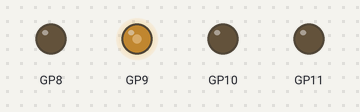
Bench run of a program on a simulated Raspberry Pi Pico running MicroPython. Shown: output pins drawn as LEDs (lit = HIGH). What the program prints to the serial console is not drawn. At 16.0 s the program stops and its outputs stay as they are.

Above: at 0.1 s.
At 2.1 s:
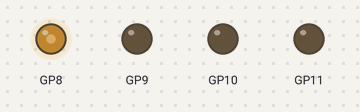
At 4.1 s:
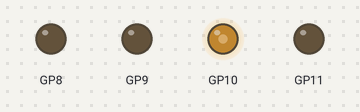
At 8.1 s:
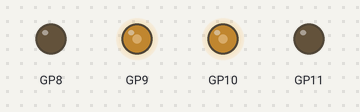
At 12.1 s:
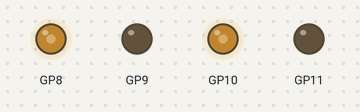
At 15.6 s:
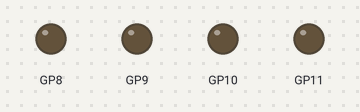
Timing chart, 0 to 17.1 s (numbered marks = the images above):
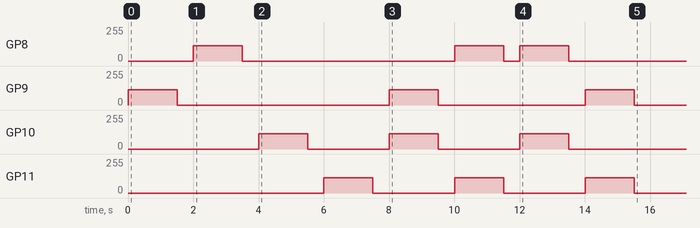

The program:

gate3_motors.py
```python
"""
Gate 3 — Motor Driver Test
Checks: Both motor channels forward/backward, pivots

⚠ Elevate wheels off the ground before running!

Pass criteria:
  - All 8 movement patterns verified visually
  - If motor spins wrong direction, swap M+/M− at terminal

Tip: Use Robo Pico hardware test buttons (M1A/M1B/M2A/M2B) first.
"""

import time
import sys

sys.path.insert(0, "/lib")
sys.path.insert(0, ".")

from config import MOTOR_LEFT_A, MOTOR_LEFT_B, MOTOR_RIGHT_A, MOTOR_RIGHT_B
from motor import Motor


def run():
    print("=" * 40)
    print("GATE 3: Motor Driver Test")
    print("=" * 40)
    print("  ⚠ Wheels should be OFF the ground!")
    print()

    ml = Motor(MOTOR_LEFT_A, MOTOR_LEFT_B)
    mr = Motor(MOTOR_RIGHT_A, MOTOR_RIGHT_B)
    speed = 45  # % — moderate speed for testing
    duration = 1.5

    patterns = [
        ("Left FORWARD",   (speed, 0)),
        ("Left BACKWARD",  (-speed, 0)),
        ("Right FORWARD",  (0, speed)),
        ("Right BACKWARD", (0, -speed)),
        ("BOTH FORWARD",   (speed, speed)),
        ("BOTH BACKWARD",  (-speed, -speed)),
        ("PIVOT LEFT",     (-speed, speed)),
        ("PIVOT RIGHT",    (speed, -speed)),
    ]

    for i, (name, (ls, rs)) in enumerate(patterns, 1):
        print(f"  [{i}/8] {name}...", end=" ")
        ml.drive(ls)
        mr.drive(rs)
        time.sleep(duration)
        ml.brake()
        mr.brake()
        print("done")
        time.sleep(0.5)

    ml.deinit()
    mr.deinit()

    print("-" * 40)
    print("GATE 3: PASSED ✓ (requires visual confirmation of all 8 patterns)")
    print()
    print("  If a motor spins the wrong direction:")
    print("  → Swap M+/M− wires at the Robo Pico screw terminal")
    print()
    return True


if __name__ == "__main__":
    run()
```

config.py
```python
"""
siot-pico-bot: Hardware Configuration
Central pin definitions and constants for the Robo Pico platform.

Hardware:
  - Cytron Robo Pico (MX1515H motor driver)
  - Raspberry Pi Pico W
  - TT Metal Gear Motor w/ Hall Encoder (×2)
  - MPU6050 IMU (GY-521)
  - Cytron Aluminum 2WD TT Chassis
"""

# ──────────────────────────────────────────────
# Motor Driver (MX1515H on Robo Pico)
# ──────────────────────────────────────────────
MOTOR_LEFT_A  = 9    # GP9  — M1A (forward)  [swapped: motor spins reversed]
MOTOR_LEFT_B  = 8    # GP8  — M1B (backward) [swapped: motor spins reversed]
MOTOR_RIGHT_A = 10   # GP10 — M2A (forward)
MOTOR_RIGHT_B = 11   # GP11 — M2B (backward)
MOTOR_PWM_FREQ = 1000  # Hz (MX1515H supports up to 20kHz)

# ──────────────────────────────────────────────
# Hall Encoders (TT Motor, PH2.0-6PIN)
#   Wiring: V→3V3, G→GND, H1→Ch_A, H2→Ch_B
# ──────────────────────────────────────────────
ENC_LEFT_A  = 16   # GP16 — Left Hall H1 (Grove 4, Channel A)
ENC_LEFT_B  = 17   # GP17 — Left Hall H2 (Grove 4, Channel B)
ENC_RIGHT_A = 4    # GP4  — Right Hall H1 (Grove 3, Channel A)
ENC_RIGHT_B = 5    # GP5  — Right Hall H2 (Grove 3, Channel B)
ENC_LEFT_INVERT  = True   # Left encoder sign inverted (motor pins swapped GP8↔GP9)
ENC_RIGHT_INVERT = False  # Right encoder sign matches motor direction

# ──────────────────────────────────────────────
# Encoder Constants
# ──────────────────────────────────────────────
ENCODER_MAG_PULSES = 6       # Magnetic ring pulses per motor rev
GEAR_RATIO         = 42      # 1:42 gearbox
TICKS_PER_REV      = ENCODER_MAG_PULSES * GEAR_RATIO  # 252 (single-phase)
TICKS_PER_REV_QUAD = TICKS_PER_REV * 4                # 1008 (quadrature 4×)

# ──────────────────────────────────────────────
# Wheel / Chassis Geometry
# ──────────────────────────────────────────────
WHEEL_DIAMETER_MM    = 65.0
WHEEL_CIRCUMFERENCE  = 3.14159265 * WHEEL_DIAMETER_MM  # ~204.2 mm
MM_PER_TICK          = WHEEL_CIRCUMFERENCE / TICKS_PER_REV  # ~0.81 mm
TRACK_WIDTH_MM       = 150.0   # Distance between wheel centers (measure yours)

# ──────────────────────────────────────────────
# IMU — MPU6050 via I2C
# ──────────────────────────────────────────────
I2C_ID    = 0
I2C_SDA   = 0     # GP0 — Grove 1 SDA (I2C0)
I2C_SCL   = 1     # GP1 — Grove 1 SCL (I2C0)
I2C_FREQ  = 400000

MPU6050_ADDR    = 0x68
MPU6050_WHO_AM_I = 0x75
MPU6050_PWR_MGMT = 0x6B
MPU6050_ACCEL_X  = 0x3B   # 14 bytes: accel(6) + temp(2) + gyro(6)
MPU6050_GYRO_Z_H = 0x47   # 2 bytes: gyro Z high + low

# Sensitivity at default ranges
ACCEL_SCALE = 16384.0   # LSB/g  (±2g range)
GYRO_SCALE  = 131.0     # LSB/(°/s) (±250°/s range)

# ──────────────────────────────────────────────
# Onboard Peripherals (Robo Pico)
# ──────────────────────────────────────────────
NEOPIXEL_PIN   = 18   # GP18 — 2× WS2812 RGB LEDs
NEOPIXEL_COUNT = 2
BUZZER_PIN     = 22   # GP22 — Piezo buzzer (check mute switch!)
BUTTON_A_PIN   = 20   # GP20 — Programmable button A
BUTTON_B_PIN   = 21   # GP21 — Programmable button B

# ──────────────────────────────────────────────
# Servo Ports
# ──────────────────────────────────────────────
SERVO_PINS = [12, 13, 14, 15]  # GP12–GP15

# ──────────────────────────────────────────────
# WiFi (Phase 2)
# ──────────────────────────────────────────────
WIFI_AP_SSID_PREFIX = "RoboPico"      # MAC suffix appended: "RoboPico-XXXX"
WIFI_AP_PASSWORD    = "robopico1"
WIFI_AP_IP          = "192.168.4.1"   # Pico W AP default (not set manually)
HTTP_PORT           = 80

# ──────────────────────────────────────────────
# Motor Safety (K-8 classroom safety cap)
# ──────────────────────────────────────────────
# K-8 safety: maximum motor speed as a percentage (0–100).
# Applied inside MotorHAL.drive() — cannot be bypassed by higher layers.
# 70% reduces collision energy while keeping movement engaging.
# Adjust per school environment if needed.
MOTOR_MAX_SPEED_PCT = 70

# ──────────────────────────────────────────────
# PID Defaults (Gate 6) — tune for your motors
# ──────────────────────────────────────────────
PID_KP = 1.5
PID_KI = 0.8
PID_KD = 0.05
PID_LOOP_HZ = 20
PID_TARGET_RPM = 60

# ──────────────────────────────────────────────
# Sensor Pins — confirm with actual hardware before use
# ──────────────────────────────────────────────
# IR Line Sensors (analog ADC).
# Pico W ADC-capable pins: GP26, GP27, GP28 only.
# GP26 + GP27 are used by right encoder; GP28 is free.
# For 3-channel IR array, a sensor with I2C multiplexer or
# digital output (e.g. TCRT5000 with comparator) may be needed.
# Default: single channel on GP28; update for actual hardware.
IR_PINS = [28]             # ADC-capable pin(s) for IR line sensors

# Ultrasonic distance sensor (HC-SR04 style).
# Uses two free digital GPIO. GP2/GP3 are available.
ULTRASONIC_TRIG = 2        # GP2 — trigger output
ULTRASONIC_ECHO = 3        # GP3 — echo input

# Color / light sensor.
# Option A: Analog light sensor on ADC pin (uses GP28 if IR not active)
# Option B: I2C TCS34725 — shares I2C0 bus with IMU (addr 0x29, no conflict)
# Set COLOR_ANALOG_PIN to a GPIO number for analog mode,
# or set to None and pass i2c to ColorSensor for I2C mode.
COLOR_ANALOG_PIN = None    # None = I2C TCS34725 mode; set to ADC pin for analog

# ──────────────────────────────────────────────
# Autonomous Mission Defaults (Gate 9)
# ──────────────────────────────────────────────
MISSION_SIDE_MM     = 500    # 50 cm square
MISSION_TURN_DEG    = 90
MISSION_DRIVE_SPEED = 40     # % PWM
MISSION_TURN_SPEED  = 50     # % PWM
MISSION_TURN_TOL    = 1.0    # degrees
```

motor.py
```python
"""
motor.py — DC Motor driver for Cytron Robo Pico (MX1515H)

MX1515H Truth Table:
  A=HIGH, B=LOW  → Forward
  A=LOW,  B=HIGH → Backward
  A=LOW,  B=LOW  → Brake
  A=HIGH, B=HIGH → Coast (Hi-Z)

Usage:
  from motor import Motor
  m = Motor(8, 9)       # GP8=M1A, GP9=M1B
  m.drive(50)           # 50% forward
  m.drive(-30)          # 30% backward
  m.brake()
"""

from machine import Pin, PWM


class Motor:
    """Single DC motor channel on the MX1515H H-bridge."""

    def __init__(self, pin_a: int, pin_b: int, freq: int = 1000):
        """
        Args:
            pin_a: GPIO for forward (e.g. GP8 for M1A)
            pin_b: GPIO for backward (e.g. GP9 for M1B)
            freq:  PWM frequency in Hz (default 1000)
        """
        self._pwm_a = PWM(Pin(pin_a))
        self._pwm_b = PWM(Pin(pin_b))
        self._pwm_a.freq(freq)
        self._pwm_b.freq(freq)
        self.brake()

    def drive(self, speed: float):
        """
        Drive motor at given speed.

        Args:
            speed: -100.0 to +100.0 (negative = backward)
        """
        speed = max(-100.0, min(100.0, speed))
        duty = int(abs(speed) / 100.0 * 65535)

        if speed > 0:
            self._pwm_a.duty_u16(duty)
            self._pwm_b.duty_u16(0)
        elif speed < 0:
            self._pwm_a.duty_u16(0)
            self._pwm_b.duty_u16(duty)
        else:
            self.brake()

    def brake(self):
        """Active brake — both outputs LOW."""
        self._pwm_a.duty_u16(0)
        self._pwm_b.duty_u16(0)

    def coast(self):
        """Coast — both outputs HIGH (Hi-Z on MX1515H)."""
        self._pwm_a.duty_u16(65535)
        self._pwm_b.duty_u16(65535)

    def deinit(self):
        """Release PWM resources."""
        self._pwm_a.deinit()
        self._pwm_b.deinit()
```

Measured:
- by itself, GP8: goes 115/255 1.5 s, 0/255 6.5 s, 115/255 1.5 s, 0/255 0.50 s, 115/255 1.5 s, then 0/255
- by itself, GP9: goes 115/255 1.5 s, 0/255 6.5 s, 115/255 1.5 s, 0/255 4.5 s, 115/255 1.5 s, then 0/255
- by itself, GP10, GP11: alternates 115/255 for 1.5 s and 0/255 for 2.5 s
